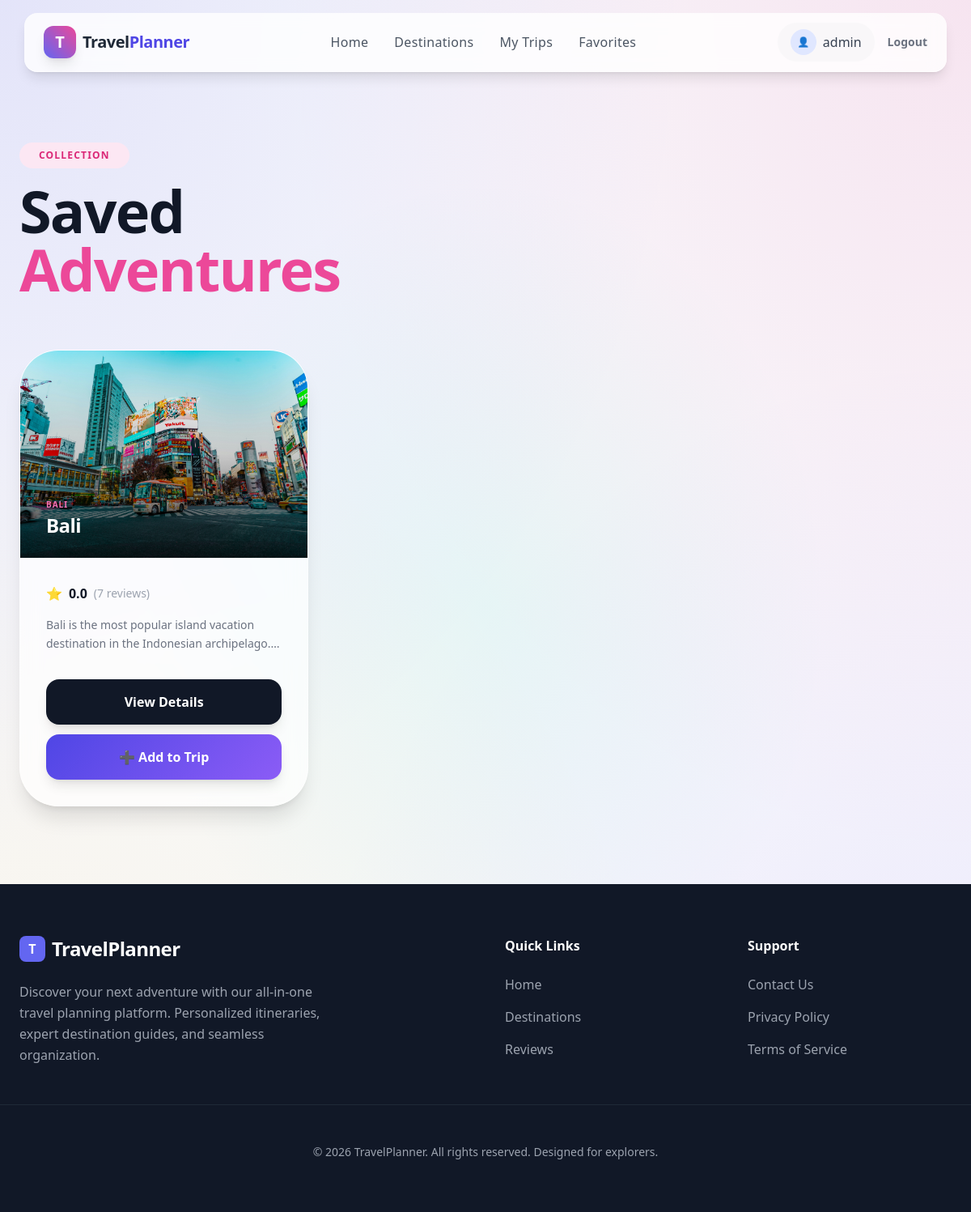
Before: /my-favorites/ (signed in) with the older database file.
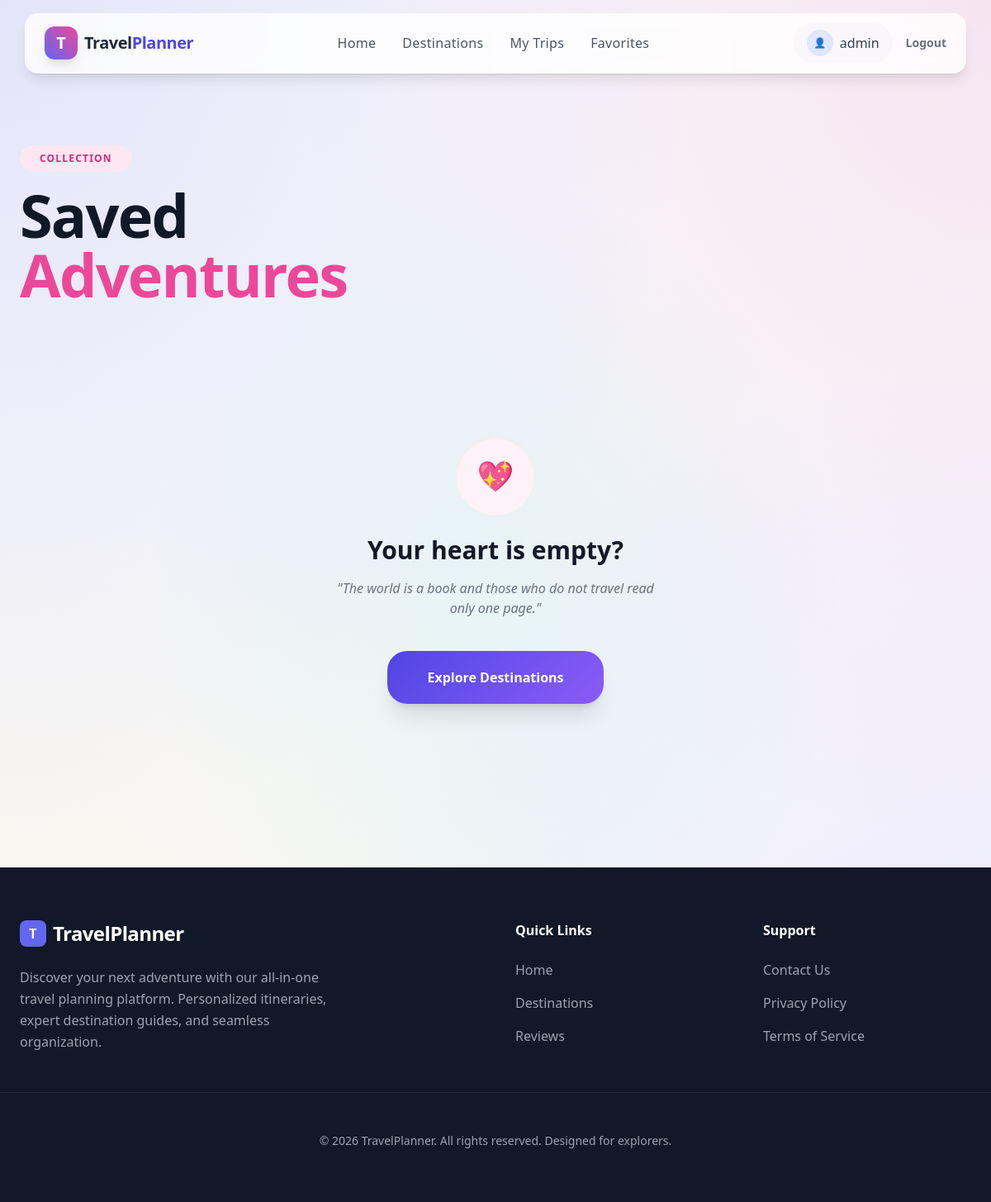
After: the same page with the newer database file.
### core/models.py (models this page shows, shortened)
class Favorite(models.Model):
    user = models.ForeignKey(User, on_delete=models.CASCADE)
    destination = models.ForeignKey(Destination, on_delete=models.CASCADE)
    created_at = models.DateTimeField(auto_now_add=True)
    class Meta:
        unique_together = ("user", "destination")

class Destination(models.Model):
    name = models.CharField(max_length=100)
    country = models.CharField(max_length=100)
    description = models.TextField()
    image = models.ImageField(upload_to='destinations/')
    price_range = models.CharField(max_length=50)
    rating = models.DecimalField(max_digits=2, decimal_places=1)
    slug = models.SlugField(unique=True, blank=True, null=True)  # new field for URL
    tag = models.CharField(max_length=50, blank=True)

### core/views.py (the view)
# urls.py: path("my-favorites/", views.my_favorites, name="my_favorites"),
@login_required
def my_favorites(request):
    favorites = (
        Favorite.objects
        .filter(user=request.user)
        .select_related("destination")
        .order_by("-created_at")
    )
    return render(request, "core/my_favorites.html", {
        "favorites": favorites
    })

### core/context_processors.py (called while the page is built)
def favorite_count(request):
    if request.user.is_authenticated:
        count = Favorite.objects.filter(user=request.user).count()
        return {"favorite_count": count}
    return {"favorite_count": 0}

### core/templates/core/my_favorites.html (shortened to what this page needs)
{% extends "core/base.html" %}
{% block content %}
<section class="max-w-7xl mx-auto px-6 py-12">
    <div class="mb-16 scroll-reveal">
        <span class="bg-pink-100 text-pink-600 px-6 py-2 rounded-full text-xs font-black uppercase tracking-widest mb-4 inline-block">Collection</span>
        <h1 class="text-5xl md:text-7xl font-black tracking-tight text-gray-900 leading-none">
            Saved <br><span class="text-pink-500">Adventures</span>
        </h1>
    </div>
    {% if favorites %}
        <div class="grid grid-cols-1 sm:grid-cols-2 lg:grid-cols-3 gap-10">
            {% for favorite in favorites %}
                <div class="scroll-reveal group">
                    <div class="glass-card rounded-[3rem] overflow-hidden shadow-xl hover:shadow-2xl transition-all duration-500 flex flex-col h-full hover:-translate-y-4 border-white/40">
                        <div class="relative h-64 overflow-hidden">
                            {% if favorite.destination.image %}
                                <img src="{{ favorite.destination.image.url }}"
                                     alt="{{ favorite.destination.name }}"
                                     class="w-full h-full object-cover transition duration-1000 group-hover:scale-110">
                            {% else %}
                                <div class="w-full h-full bg-gray-100 flex items-center justify-center text-gray-300">No Image</div>
                            {% endif %}
                            <div class="absolute inset-0 bg-gradient-to-t from-black/80 via-black/20 to-transparent"></div>
                            <div class="absolute bottom-6 left-8 right-8">
                                <span class="text-pink-400 font-bold uppercase tracking-widest text-[10px]">{{ favorite.destination.country }}</span>
                                <h3 class="text-2xl font-bold text-white tracking-tight">{{ favorite.destination.name }}</h3>
                            </div>
                        </div>
                        <div class="p-8 flex flex-col flex-1">
                            <div class="flex items-center gap-2 mb-4">
                                <span class="text-yellow-400 font-bold">⭐</span>
                                <span class="text-gray-900 font-bold">
                                    {{ favorite.destination.average_rating|default:"0.0"|floatformat:1 }}
                                </span>
                                <span class="text-gray-400 font-medium text-sm">({{ favorite.destination.reviews.count }} reviews)</span>
                            </div>
                            <p class="text-gray-500 text-sm leading-relaxed mb-8 flex-1 line-clamp-2">
                                {{ favorite.destination.description }}
                            </p>
                            <div class="flex flex-col gap-3">
                                <a href="{% url 'destination_detail' favorite.destination.slug %}"
                                   class="w-full bg-gray-900 text-white py-4 rounded-2xl font-black text-center hover:bg-black transition shadow-lg active:scale-95">
                                    View Details
                                </a>
                                <a href="{% url 'itinerary_create' %}?destination={{ favorite.destination.id }}"
                                   class="btn-premium w-full py-4 rounded-2xl text-white font-black text-center shadow-lg active:scale-95 transition">
                                    ➕ Add to Trip
                                </a>
                            </div>
                        </div>
                    </div>
                </div>
            {% endfor %}
        </div>
    {% else %}
        <div class="text-center py-24 scroll-reveal">
            <div class="w-24 h-24 bg-pink-50 text-pink-500 rounded-full flex items-center justify-center text-4xl mx-auto mb-6 shadow-inner">💖</div>
            <h3 class="text-3xl font-black text-gray-900 mb-4">Your heart is empty?</h3>
            <p class="text-gray-500 mb-10 max-w-sm mx-auto font-medium italic">"The world is a book and those who do not travel read only one page."</p>
            <a href="{% url 'destination_list' %}" class="btn-premium px-12 py-5 text-white font-black rounded-3xl shadow-xl active:scale-95 transition inline-block">
                Explore Destinations
            </a>
        </div>
    {% endif %}
</section>
{% endblock %}

### core/templates/core/base.html (shortened to what this page needs)
{% load static %}
<!DOCTYPE html>
<html lang="en">
<head>
    <script src="https://cdn.tailwindcss.com"></script>
    <link rel="stylesheet" href="{% static 'css/styles.css' %}">
</head>
<body>
<div class="mesh-gradient"></div>
<nav class="fixed top-4 left-1/2 -translate-x-1/2 w-[95%] max-w-7xl glass-nav rounded-2xl z-50 px-6 py-3 flex justify-between items-center shadow-lg transition-all duration-300" id="navbar">
    <a href="{% url 'home' %}" class="flex items-center gap-2 group">
        <div class="w-10 h-10 bg-gradient-to-tr from-indigo-500 to-pink-500 rounded-xl flex items-center justify-center text-white shadow-lg group-hover:rotate-12 transition-transform">
            <span class="text-xl font-bold">T</span>
        </div>
        <span class="text-xl font-bold tracking-tight text-gray-800">Travel<span class="text-indigo-600">Planner</span></span>
    </a>
    <div class="hidden md:flex items-center space-x-8">
        <a href="{% url 'home' %}" class="nav-link font-medium text-gray-600 hover:text-indigo-600">Home</a>
        <a href="{% url 'destination_list' %}" class="nav-link font-medium text-gray-600 hover:text-indigo-600">Destinations</a>
        {% if user.is_authenticated %}
            <a href="{% url 'itinerary_list' %}" class="nav-link font-medium text-gray-600 hover:text-indigo-600">My Trips</a>
            <a href="{% url 'my_favorites' %}" class="nav-link font-medium text-gray-600 hover:text-indigo-600">Favorites</a>
        {% endif %}
    </div>
    <div class="hidden md:flex items-center space-x-4">
        {% if user.is_authenticated %}
            <div class="flex items-center gap-4">
                <a href="{% url 'profile' %}" class="flex items-center gap-2 font-medium text-gray-700 bg-gray-100/50 px-4 py-2 rounded-full hover:bg-gray-100 transition">
                    <span class="w-8 h-8 bg-indigo-100 text-indigo-600 rounded-full flex items-center justify-center text-xs">👤</span>
                    {{ user.username }}
                </a>
                <a href="{% url 'logout' %}" class="text-sm font-semibold text-gray-500 hover:text-red-500 transition">Logout</a>
            </div>
        {% else %}
            <a href="{% url 'login' %}" class="font-bold text-gray-600 hover:text-indigo-600 transition">Login</a>
            <a href="{% url 'signup' %}" class="btn-premium px-6 py-2.5 rounded-xl text-white font-bold shadow-md">Sign Up</a>
        {% endif %}
    </div>
</nav>
<main class="pt-32 pb-12">
    {% block content %}{% endblock %}
</main>
<footer class="bg-gray-900 text-gray-400 py-16">
    <div class="max-w-7xl mx-auto px-6 grid grid-cols-1 md:grid-cols-4 gap-12">
        <div class="col-span-1 md:col-span-2">
            <div class="flex items-center gap-2 mb-6">
                <div class="w-8 h-8 bg-indigo-500 rounded-lg flex items-center justify-center text-white font-bold">T</div>
                <span class="text-2xl font-bold text-white tracking-tight">TravelPlanner</span>
            </div>
            <p class="max-w-sm leading-relaxed">
                Discover your next adventure with our all-in-one travel planning platform. Personalized itineraries, expert destination guides, and seamless organization.
            </p>
        </div>
        <div>
            <h4 class="text-white font-bold mb-6">Quick Links</h4>
            <ul class="space-y-4">
                <li><a href="{% url 'home' %}" class="hover:text-white transition">Home</a></li>
                <li><a href="{% url 'destination_list' %}" class="hover:text-white transition">Destinations</a></li>
                <li><a href="#" class="hover:text-white transition">Reviews</a></li>
            </ul>
        </div>
        <div>
            <h4 class="text-white font-bold mb-6">Support</h4>
            <ul class="space-y-4">
                <li><a href="#" class="hover:text-white transition">Contact Us</a></li>
                <li><a href="#" class="hover:text-white transition">Privacy Policy</a></li>
                <li><a href="#" class="hover:text-white transition">Terms of Service</a></li>
            </ul>
        </div>
    </div>
    <div class="max-w-7xl mx-auto px-6 pt-12 mt-12 border-t border-gray-800 text-center text-sm">
        <p>© 2026 TravelPlanner. All rights reserved. Designed for explorers.</p>
    </div>
</footer>
</body>
</html>

### core/static/css/styles.css (style rules this page uses)
:root { --ash-blue: #6b85a6; --rhino: #2e3440; --pearl: #f7f6fb; --lavender-cool: #e6e8f2; --primary-gradient: linear-gradient(135deg, #6b85a6, #2e3440); --accent-gradient: linear-gradient(90deg, #7aa2c9, #5b6f8a); }
body { font-family: "Tenor Sans", "Segoe UI", Arial, sans-serif; background-color: var(--pearl); color: var(--rhino); }
.nav-link { color: var(--rhino); font-weight: 500; letter-spacing: 0.02em; transition: color 0.3s ease; }
.scroll-reveal { opacity: 0; transform: translateY(40px); transition: all 0.9s ease; }
.scroll-reveal.active { opacity: 1; transform: translateY(0); }

### core/templates/core/base.html (style rules this page uses)
:root { --primary: #4f46e5; --secondary: #ec4899; --accent: #8b5cf6; --background: #f8fafc; --text-main: #1e293b; }
body { font-family: 'Plus Jakarta Sans', 'Outfit', sans-serif; background-color: var(--background); color: var(--text-main); overflow-x: hidden; }
.mesh-gradient { position: fixed; top: 0; left: 0; width: 100%; height: 100%; z-index: -1; background-color: #f8fafc; background-image: radial-gradient(at 0% 0%, rgba(79, 70, 229, 0.12) 0px, transparent 50%), radial-gradient(at 100% 0%, rgba(236, 72, 153, 0.12) 0px, transparent 50%), radial-gradient(at 100% 100%, rgba(139, 92, 246, 0.12) 0px, transparent 50%), radial-gradient(at 50% 50%, rgba(20, 184, 166, 0.08) 0px, transparent 50%), radial-gradient(at 0% 100%, rgba(245, 158, 11, 0.08) 0px, transparent 50%); }
.scroll-reveal { opacity: 0; transform: translateY(30px); transition: all 0.8s cubic-bezier(0.22, 1, 0.36, 1); }
.scroll-reveal.active { opacity: 1; transform: translateY(0); }
.glass-nav { background: rgba(255, 255, 255, 0.8); backdrop-filter: blur(10px); border-bottom: 1px solid rgba(255, 255, 255, 0.5); }
.btn-premium { background: linear-gradient(135deg, var(--primary) 0%, var(--accent) 100%); transition: all 0.3s cubic-bezier(0.4, 0, 0.2, 1); position: relative; overflow: hidden; }
.btn-premium::after { content: ''; position: absolute; top: 0; left: -100%; width: 100%; height: 100%; background: linear-gradient(90deg, transparent, rgba(255,255,255,0.2), transparent); transition: 0.5s; }
.nav-link { position: relative; transition: color 0.3s ease; }
.nav-link::after { content: ''; position: absolute; width: 0; height: 2px; bottom: -4px; left: 0; background-color: var(--primary); transition: width 0.3s ease; }

Changed rows visible on the page:
removed Favorite: destination.image (picture), destination.country "BALI", destination.name "Bali", destination.average_rating "0.0", destination.reviews.count "7", destination.description "Bali is the most popular island vacation destination in the Indonesian…"
Other visible differences:
text now shown: "💖 Your heart is empty? \"The world is a book and those who do not travel read only one page.\" Explore Destinations"
